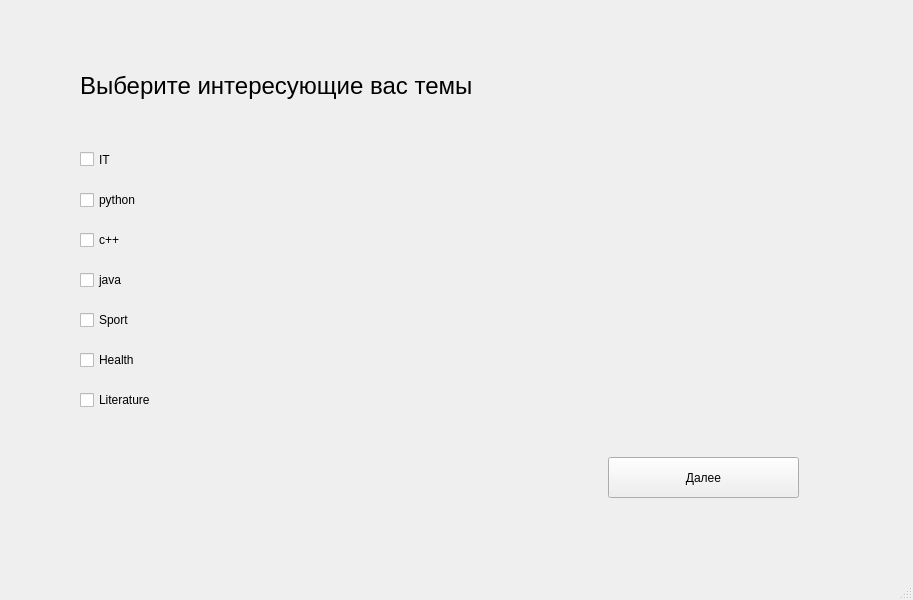
<?xml version="1.0" encoding="UTF-8"?>
<ui version="4.0">
 <class>MainWindow</class>
 <widget class="QMainWindow" name="MainWindow">
  <property name="geometry">
   <rect>
    <x>0</x>
    <y>0</y>
    <width>913</width>
    <height>600</height>
   </rect>
  </property>
  <property name="sizePolicy">
   <sizepolicy hsizetype="Fixed" vsizetype="Fixed">
    <horstretch>0</horstretch>
    <verstretch>0</verstretch>
   </sizepolicy>
  </property>
  <property name="windowTitle">
   <string>MainWindow</string>
  </property>
  <widget class="QWidget" name="centralwidget">
   <widget class="QCheckBox" name="checkBox">
    <property name="geometry">
     <rect>
      <x>80</x>
      <y>149</y>
      <width>81</width>
      <height>21</height>
     </rect>
    </property>
    <property name="sizePolicy">
     <sizepolicy hsizetype="Fixed" vsizetype="Fixed">
      <horstretch>0</horstretch>
      <verstretch>0</verstretch>
     </sizepolicy>
    </property>
    <property name="text">
     <string>IT</string>
    </property>
   </widget>
   <widget class="QCheckBox" name="checkBox2">
    <property name="geometry">
     <rect>
      <x>80</x>
      <y>190</y>
      <width>81</width>
      <height>20</height>
     </rect>
    </property>
    <property name="sizePolicy">
     <sizepolicy hsizetype="Fixed" vsizetype="Fixed">
      <horstretch>0</horstretch>
      <verstretch>0</verstretch>
     </sizepolicy>
    </property>
    <property name="text">
     <string>python</string>
    </property>
   </widget>
   <widget class="QCheckBox" name="checkBox3">
    <property name="geometry">
     <rect>
      <x>80</x>
      <y>230</y>
      <width>81</width>
      <height>20</height>
     </rect>
    </property>
    <property name="sizePolicy">
     <sizepolicy hsizetype="Fixed" vsizetype="Fixed">
      <horstretch>0</horstretch>
      <verstretch>0</verstretch>
     </sizepolicy>
    </property>
    <property name="text">
     <string>c++</string>
    </property>
   </widget>
   <widget class="QCheckBox" name="checkBox4">
    <property name="geometry">
     <rect>
      <x>80</x>
      <y>270</y>
      <width>81</width>
      <height>20</height>
     </rect>
    </property>
    <property name="sizePolicy">
     <sizepolicy hsizetype="Fixed" vsizetype="Fixed">
      <horstretch>0</horstretch>
      <verstretch>0</verstretch>
     </sizepolicy>
    </property>
    <property name="text">
     <string>java</string>
    </property>
   </widget>
   <widget class="QCheckBox" name="checkBox5">
    <property name="geometry">
     <rect>
      <x>80</x>
      <y>310</y>
      <width>81</width>
      <height>20</height>
     </rect>
    </property>
    <property name="sizePolicy">
     <sizepolicy hsizetype="Fixed" vsizetype="Fixed">
      <horstretch>0</horstretch>
      <verstretch>0</verstretch>
     </sizepolicy>
    </property>
    <property name="text">
     <string>Sport</string>
    </property>
   </widget>
   <widget class="QCheckBox" name="checkBox6">
    <property name="geometry">
     <rect>
      <x>80</x>
      <y>350</y>
      <width>81</width>
      <height>20</height>
     </rect>
    </property>
    <property name="sizePolicy">
     <sizepolicy hsizetype="Fixed" vsizetype="Fixed">
      <horstretch>0</horstretch>
      <verstretch>0</verstretch>
     </sizepolicy>
    </property>
    <property name="text">
     <string>Health</string>
    </property>
   </widget>
   <widget class="QCheckBox" name="checkBox7">
    <property name="geometry">
     <rect>
      <x>80</x>
      <y>390</y>
      <width>101</width>
      <height>20</height>
     </rect>
    </property>
    <property name="sizePolicy">
     <sizepolicy hsizetype="Fixed" vsizetype="Fixed">
      <horstretch>0</horstretch>
      <verstretch>0</verstretch>
     </sizepolicy>
    </property>
    <property name="text">
     <string>Literature</string>
    </property>
   </widget>
   <widget class="QPushButton" name="pb">
    <property name="geometry">
     <rect>
      <x>608</x>
      <y>457</y>
      <width>191</width>
      <height>41</height>
     </rect>
    </property>
    <property name="text">
     <string>Далее</string>
    </property>
   </widget>
   <widget class="QLabel" name="label_16">
    <property name="geometry">
     <rect>
      <x>80</x>
      <y>60</y>
      <width>531</width>
      <height>51</height>
     </rect>
    </property>
    <property name="font">
     <font>
      <family>Yu Gothic UI</family>
      <pointsize>18</pointsize>
     </font>
    </property>
    <property name="text">
     <string>Выберите интересующие вас темы</string>
    </property>
   </widget>
  </widget>
  <widget class="QMenuBar" name="menubar">
   <property name="geometry">
    <rect>
     <x>0</x>
     <y>0</y>
     <width>913</width>
     <height>26</height>
    </rect>
   </property>
  </widget>
  <widget class="QStatusBar" name="statusbar"/>
 </widget>
 <resources/>
 <connections/>
</ui>
